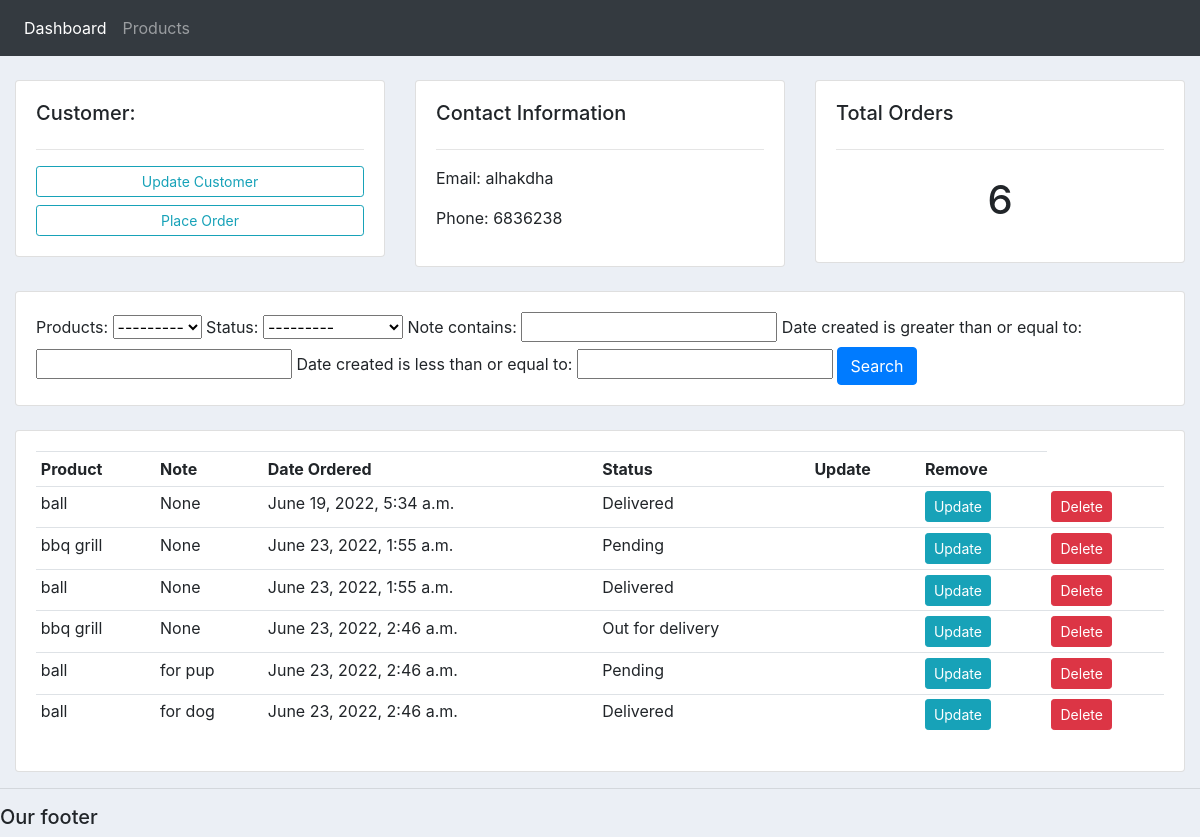
The app's page /customer/1/ with its own data.
### accounts/models.py (models this page shows, shortened)
class Customer(models.Model):
    Name = models.CharField(max_length=200, null=True)
    phone = models.CharField(max_length=200, null=True)
    email = models.CharField(max_length=200, null=True)
    date_created = models.DateTimeField(auto_now_add = True, null=True)

class Order(models.Model):
    STATUS = (
        ('Pending', 'Pending'),
        ('Out for delivery', 'Out for delivery'),
        ('Delivered', 'Delivered'),
    )
    customer = models.ForeignKey(Customer, null=True, on_delete=models.SET_NULL)
    products = models.ForeignKey(Products, null=True, on_delete=models.SET_NULL)
    date_created = models.DateTimeField(auto_now_add=True, null=True)
    status = models.CharField(max_length=200, null=True, choices=STATUS)
    note = models.CharField(max_length=200, null=True)

class Products(models.Model):
    CATEGORY = (
        ('Indoor', 'Indoor'),
        ('Outdoor', 'Outdoor'),
    )
    Name = models.CharField(max_length=200, null=True)
    price = models.FloatField(null=True)
    category = models.CharField(max_length=200, null=True, choices=CATEGORY)
    description = models.CharField(max_length=200, null=True, blank = True)
    data_created = models.DateTimeField(auto_now_add=True, null=True)
    tags = models.ManyToManyField(Tag)
    def __str__(self):
        return self.Name

### accounts/views.py (the view)
# urls.py: path('customer/<str:pk_test>/', views.customer, name="customer"), #dynamic routing
def customer(request, pk_test):
    customer = Customer.objects.get(id=pk_test)
    orders = customer.order_set.all()
    order_count = orders.count()
    myFilter = OrderFilter(request.GET, queryset=orders)
    orders = myFilter.qs
    context = {'customer': customer, 'orders': orders, 'order_count' : order_count, 'myFilter' : myFilter}
    return render(request, 'accounts/customer.html', context)

### accounts/templates/accounts/customer.html
{%  extends 'accounts/main.html' %}
{% block content %}
	<br>
<div class="row">
	<div class="col-md">
		<div class="card card-body">
			<h5>Customer:</h5>
			<hr>
			<a class="btn btn-outline-info  btn-sm btn-block" href="">Update Customer</a>
			<a class="btn btn-outline-info  btn-sm btn-block" href="{% url 'create_order' customer.id %}">Place Order</a>
		</div>
	</div>
	<div class="col-md">
		<div class="card card-body">
			<h5>Contact Information</h5>
			<hr>
			<p>Email: {{ customer.email }}</p>
			<p>Phone: {{ customer.phone }}</p>
		</div>
	</div>
	<div class="col-md">
		<div class="card card-body">
			<h5>Total Orders</h5>
			<hr>
			<h1 style="text-align: center;padding: 10px">{{ order_count }}</h1>
		</div>
	</div>
</div>
<br>
<div class="row">
	<div class="col">
		<div class="card card-body">
			<form method="get">
				{{myFilter.form}}
		    <button class="btn btn-primary" type="submit">Search</button>
		  </form>
		</div>
	</div>
</div>
<br>
<div class="row">
	<div class="col-md">
		<div class="card card-body">
			<table class="table table-sm">
				<tr>
					<th>Product</th>
					<th>Note</th>
					<th>Date Ordered</th>
					<th>Status</th>
					<th>Update</th>
					<th>Remove</th>
				</tr>
				{% for order in orders %}
				<tr>
					<td>{{order.products}}</td>
					<td>{{order.note}}</td>
					<td>{{order.date_created}}</td>
					<td>{{order.status}}</td>
					<td>{{order.product}}</td>
					<td><a class="btn btn-sm btn-info" href="{% url 'update_order' order.id %}">Update</a></td>
                    <td><a class="btn btn-sm btn-danger" href="{% url 'delete_order' order.id %}">Delete</a></td>
				</tr>
				{% endfor %}
			</table>
		</div>
	</div>
</div>
{% endblock %}

### static/css/main.css (style rules this page uses)
body { background-color: #ebeff5; }

### records on screen
Customer: email "alhakdha", phone "6836238"
Order: products "ball", note "None", date_created "June 19, 2022, 5:34 a.m.", status "Delivered"
Order: products "bbq grill", note "None", date_created "June 23, 2022, 1:55 a.m.", status "Pending"
Order: products "ball", note "None", date_created "June 23, 2022, 1:55 a.m.", status "Delivered"
Order: products "bbq grill", note "None", date_created "June 23, 2022, 2:46 a.m.", status "Out for delivery"
Order: products "ball", note "for pup", date_created "June 23, 2022, 2:46 a.m.", status "Pending"
Order: products "ball", note "for dog", date_created "June 23, 2022, 2:46 a.m.", status "Delivered"

### other values on screen
{{ order_count }} "6"
